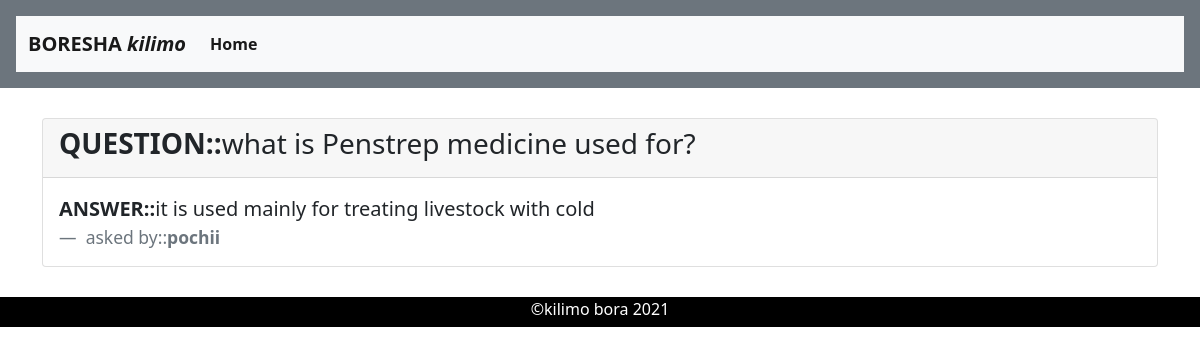
Screenshot of /ResponseView/7/ with the database file from the repository.
### portfolio/models.py (models this page shows, shortened)
class Query(models.Model):
    username = models.CharField(max_length=100, blank=True, null=True)
    title = models.CharField(max_length=500)
    response = models.CharField(max_length=500, default='Question not yet answered.check later')
    class Meta:
        verbose_name_plural = 'Queries'
        ordering = ['-id']

### portfolio/views.py (the view)
# urls.py: path('ResponseView/<int:pk>/', ResponseView.as_view(), name='ResponseView'),
class ResponseView(TemplateView):
    template_name = 'response.html'
    def get_context_data(self, **kwargs):
        context = super().get_context_data(**kwargs)
        context['query'] = Query.objects.get(pk=self.kwargs.get('pk'))
        return context

### templates/response.html (shortened to what this page needs)
{% extends 'base.html' %}
{% load static %}
{% block content %}
    <div class="container">
<div class="card">
  <div class="card-header">
    <h3><b>QUESTION::</b>{{ query.title }}</h3>
  </div>
  <div class="card-body">
    <blockquote class="blockquote mb-0">
      <p><b>ANSWER::</b>{{ query.response}}</p>
      <footer class="blockquote-footer"> asked by::<b>{{ query.username}}</b></footer>
    </blockquote>
  </div>
</div>
    </div>
{% endblock %}

### static/css/style.css (style rules this page uses)
* { margin: 0; padding: 0; }

### templates/response.html (style rules this page uses)
.card { margin-top: 30px; margin-bottom: 30px; }

### rows the page displays
Query: title "what is Penstrep medicine used for?", response "it is used mainly for treating livestock with cold", username "pochii"
